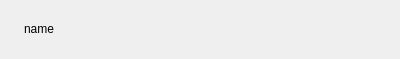
<?xml version="1.0" encoding="UTF-8"?>
<ui version="4.0">
 <class>GroupListItemWidget</class>
 <widget class="QWidget" name="GroupListItemWidget">
  <property name="geometry">
   <rect>
    <x>0</x>
    <y>0</y>
    <width>400</width>
    <height>59</height>
   </rect>
  </property>
  <property name="windowTitle">
   <string>Form</string>
  </property>
  <layout class="QGridLayout" name="gridLayout">
   <item row="0" column="0">
    <layout class="QHBoxLayout" name="horizontalLayout">
     <item>
      <widget class="QLabel" name="label">
       <property name="maximumSize">
        <size>
         <width>16</width>
         <height>16</height>
        </size>
       </property>
       <property name="text">
        <string/>
       </property>
       <property name="pixmap">
        <pixmap resource="res.qrc">:/image/res/description.png</pixmap>
       </property>
       <property name="scaledContents">
        <bool>true</bool>
       </property>
      </widget>
     </item>
     <item>
      <widget class="QLabel" name="nameLabel">
       <property name="text">
        <string>name</string>
       </property>
      </widget>
     </item>
     <item>
      <spacer name="horizontalSpacer">
       <property name="orientation">
        <enum>Qt::Horizontal</enum>
       </property>
       <property name="sizeHint" stdset="0">
        <size>
         <width>40</width>
         <height>20</height>
        </size>
       </property>
      </spacer>
     </item>
     <item>
      <widget class="QPushButton" name="groupItemBtn">
       <property name="maximumSize">
        <size>
         <width>30</width>
         <height>16777215</height>
        </size>
       </property>
       <property name="styleSheet">
        <string notr="true">QPushButton{background:transparent;border-width:0;border-style:outset;}</string>
       </property>
       <property name="text">
        <string/>
       </property>
       <property name="icon">
        <iconset resource="res.qrc">
         <normaloff>:/image/res/groupListItemMenu.svg</normaloff>:/image/res/groupListItemMenu.svg</iconset>
       </property>
      </widget>
     </item>
    </layout>
   </item>
  </layout>
 </widget>
 <resources>
  <include location="res.qrc"/>
 </resources>
 <connections/>
</ui>
